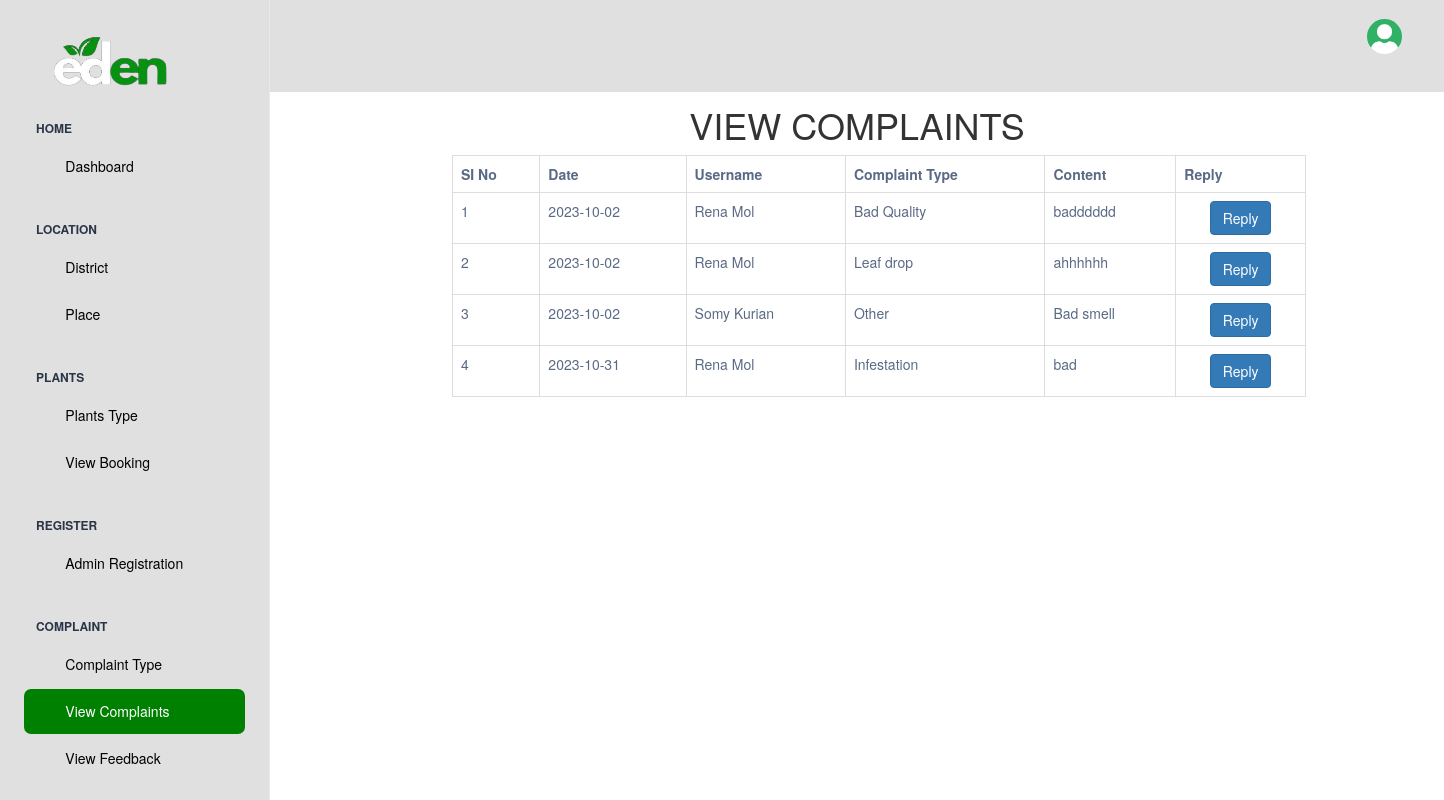
Page /Project/Admin/ViewComplaints.php on the committed database.
### tables this page shows
CREATE TABLE `tbl_complaint` (
  `complaint_id` int(11) NOT NULL auto_increment,
  `complainttype_id` varchar(100) NOT NULL,
  `complaint_content` varchar(100) NOT NULL,
  `complaint_date` varchar(100) NOT NULL,
  `complaint_reply` varchar(100) NOT NULL,
  `complaint_status` varchar(100) NOT NULL default '0',
  `user_id` varchar(100) NOT NULL,
  PRIMARY KEY  (`complaint_id`)
);

CREATE TABLE `tbl_user` (
  `user_id` int(11) NOT NULL auto_increment,
  `user_name` varchar(100) NOT NULL,
  `user_contact` varchar(100) NOT NULL,
  `user_email` varchar(100) NOT NULL,
  `user_password` varchar(100) NOT NULL,
  `user_address` varchar(100) NOT NULL,
  `user_place` varchar(100) NOT NULL,
  `user_pincode` varchar(100) NOT NULL,
  PRIMARY KEY  (`user_id`)
);

CREATE TABLE `tbl_complainttype` (
  `complainttype_id` int(11) NOT NULL auto_increment,
  `complainttype_name` varchar(100) NOT NULL,
  PRIMARY KEY  (`complainttype_id`)
);

### Project/Admin/ViewComplaints.php (the view, shortened to what this page needs)
<?php
include('Head.php');
?>
<!DOCTYPE html PUBLIC "-//W3C//DTD XHTML 1.0 Transitional//EN" "http://www.w3.org/TR/xhtml1/DTD/xhtml1-transitional.dtd">
<html xmlns="http://www.w3.org/1999/xhtml">
<head>
<link href="https://maxcdn.bootstrapcdn.com/bootstrap/3.3.7/css/bootstrap.min.css" rel="stylesheet">
</head>
<body>
<div align="center">
<h1 align="center">VIEW COMPLAINTS</h1>
<div class="container">
        <form>
            <table class="table table-bordered" style="width: 854px; height: 154px;">
                <tr>
                    <th scope="col">SI No</th>
                    <th scope="col">Date</th>
                    <th scope="col">Username</th>
                    <th scope="col">Complaint Type</th>
                    <th scope="col">Content</th>
                    <th scope="col">Reply</th>
                </tr>
                <?php
$i = 0;
$SelQry = "select * from tbl_complaint c inner join tbl_complainttype t on c.complainttype_id=t.complainttype_id inner join tbl_user u on c.user_id=u.user_id";
$data = mysql_query($SelQry);
while ($row = mysql_fetch_array($data)) {
    $i++;
    ?>
                <tr>
                    <td><?php echo $i ?></td>
                    <td><?php echo $row["complaint_date"] ?></td>
                    <td><?php echo $row["user_name"] ?></td>
                    <td><?php echo $row["complainttype_name"] ?></td>
                    <td><?php echo $row["complaint_content"] ?></td>
                    <td>
                        <div align="center"><a href="Reply.php?did=<?php echo $row["complaint_id"] ?>"
                                class="btn btn-primary">Reply</a></div>
                    </td>
                </tr>
                <?php
}
?>
            </table>
        </form>
    </div>
</body>
<?php
include('Foot.php');
?>
</html>

### rows in the picture
tbl_complaint: complaint_date "2023-10-02", user.user_name "Rena Mol", complainttype.complainttype_name "Bad Quality", complaint_content "badddddd"
tbl_complaint: complaint_date "2023-10-02", user.user_name "Rena Mol", complainttype.complainttype_name "Leaf drop", complaint_content "ahhhhhh"
tbl_complaint: complaint_date "2023-10-02", user.user_name "Somy Kurian", complainttype.complainttype_name "Other", complaint_content "Bad smell"
tbl_complaint: complaint_date "2023-10-31", user.user_name "Rena Mol", complainttype.complainttype_name "Infestation", complaint_content "bad"
